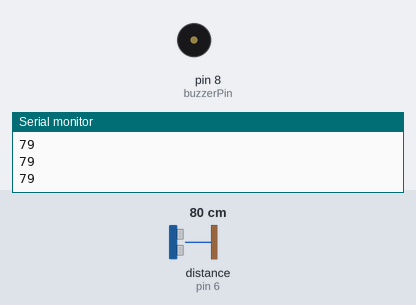
Recording of a sketch running on a simulated Arduino Uno, built with avr-gcc and run on an emulated ATmega328P. On the bench: buzzer (waves = sounding), the last lines printed to the serial monitor. Wiring (inferred from the names in the program): ultrasonic range finder: trigger pin 7; echo pin 6. The inputs (shaded band) are chosen by the test bench; at power-on: distance to the obstacle (sensor on pin 6) 80 cm. The echo pulse lasts 58.3 µs per cm.

Above: at 1.2 s.
1.3 s: distance to the obstacle (sensor on pin 6) set to 30 cm
2.8 s: distance to the obstacle (sensor on pin 6) set to 25 cm
At 4.2 s:
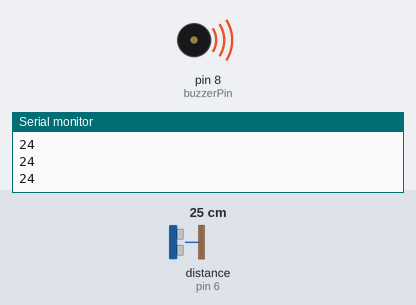
Timing chart, 0 to 5.8 s (numbered marks = the images above; inputs shaded):
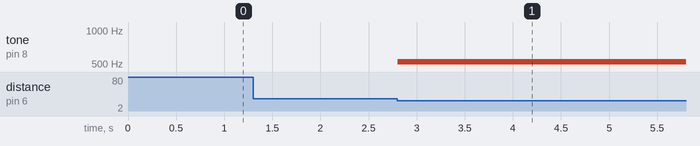

Measured:
- the behaviour switches between 27 and 26 cm on distance to the obstacle (sensor on pin 6) (found by bisection; images 0 and 1)
- after the input at 2.8 s, tone on pin 8 (buzzerPin): silent → 523 Hz at once

The sketch:

sensor_buzzer_nota.ino
```cpp
int echoPin= 6;
int trigPin= 7;
int buzzerPin=8;
long duration,distance;
void setup() {
  // put your setup code here, to run once:
Serial.begin(9600);
pinMode(echoPin,INPUT);
 pinMode(trigPin,OUTPUT);
 pinMode(buzzerPin,OUTPUT);

}

void loop() {
  // put your main code here, to run repeatedly:
digitalWrite(trigPin,HIGH);
  delayMicroseconds(1000);
  digitalWrite(trigPin,LOW);
duration=pulseIn(echoPin,HIGH);
  distance=(duration/2)/29.1;

Serial.println(distance);
if(distance<=6 && distance>2)
{
  tone(buzzerPin,262);
  //delay(500);


}

if(distance<=8 && distance>6)
{
  tone(buzzerPin,294);

}

if(distance<=11 && distance>8)
{
  tone(buzzerPin,330);

}

if(distance<=14 && distance>11)
{
  tone(buzzerPin,349);

}

if(distance<=17 && distance>14)
{
  tone(buzzerPin,392);

}

if(distance<=19 && distance>17)
{
  tone(buzzerPin,440);

}

if(distance<=22 && distance>19)
{
  tone(buzzerPin,494);

}

if(distance<=25 && distance>22)
{
  tone(buzzerPin,523);

}

if(distance>26 || distance<1)
  {
    noTone(buzzerPin);
  }

}//--
```
